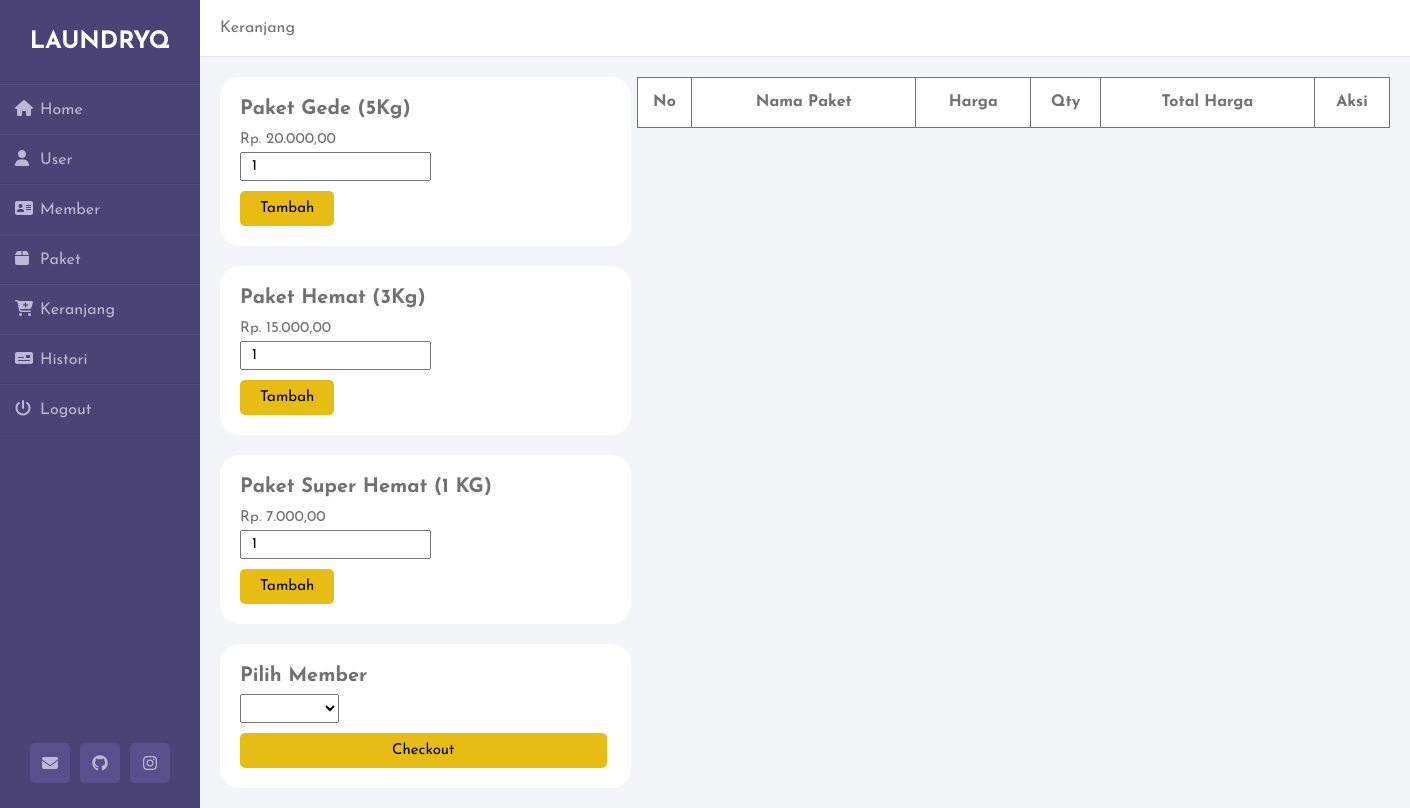
The app's page /keranjang.php (signed in) with its own data.
### tables this page shows
CREATE TABLE `paket` (
  `id_paket` int(11) NOT NULL,
  `nama_paket` varchar(100) NOT NULL,
  `harga` int(11) NOT NULL
);

### keranjang.php (the view, shortened to what this page needs)
<!DOCTYPE html>
<html lang="en">
<head>
    <link rel="stylesheet" href="css/keranjang.css">
</head>
<body>
    <?php
        include "header.php";
    ?>
    <div class="main_content">
        <div class="header">Keranjang</div>
        <div class="info">
        <table>
            <thead>
                <tr>
                    <th>No</th>
                    <th>Nama Paket</th>
                    <th>Harga</th>
                    <th>Qty</th>
                    <th>Total Harga</th>
                    <th>Aksi</th>
                </tr>
            </thead>
        </table>
            <?php
                include "koneksi.php";
                $qry_paket=mysqli_query($conn,"select * from paket");
                while($data_paket=mysqli_fetch_array($qry_paket)){?>
                <form action="masukkankeranjang.php" method="post">
                <div class="card">
                    <div class="card-body">
                        <h5 class="card-title"><?=$data_paket['nama_paket']?></h5>
                        <p class="card-text">
                            <?php
                                echo "Rp. ".number_format($data_paket['harga'], 2, ',', '.')."";
                            ?>
                        </p>
                        <input class = "jml" type="number" min = "1" value = "1" name = "jml_beli"><br>
                        <input class = "button" type="submit" value = "Tambah">
                    </div>
                </div>
                </form>
            <?php
                }
            ?>
        <div class="card">
            <div class="card-body">
                <h5 class="card-title">Pilih Member</h5>
                <div class="card-text">
                    <form action="checkout.php" method = "post">
                    <select name="nama" id="">
                    <option value=""></option>
                    <?php
                        include "koneksi.php";
                        $qry_member=mysqli_query($conn,"select * from member");
                        $no=0;
                        while($data_member=mysqli_fetch_array($qry_member)){
                        $no++;?>
                        <option value="<?=$data_member['id_member']?>"><?=$no?> - <?=$data_member['nama']?></option>
                    <?php
                        }
                    ?>
                    </select> <br>
                    <input class = "button_checkout" type="submit" value = "Checkout">
                    </form>
                </div>
            </div>
        </div>
        </div>
    </div>
</body>
</html>

### css/keranjang.css (style rules this page uses)
.main_content { width: 100%; margin-left: 200px; }
.main_content .header { padding: 20px; background: #fff; color: #717171; border-bottom: 1px solid #e0e4e8; }
.main_content .info { margin: 20px; color: #717171; line-height: 25px; }
.card { margin-bottom: 20px; background-color: #fff; padding: 20px; border-radius: 20px; width: 30%; }
.card .card-body .card-title { font-size: 20px; margin-bottom: 5px; }
.card .card-body .card-text { font-size: 15px; }
.card .button { font-size: 15px; padding: 10px 20px; text-align: center; background-color: #e6bc15; border: none; border-radius: 5px; }
table, th, td { border: 1px solid; border-collapse: collapse; text-align: center; }
table { width: 55%; float: right; margin-right: 200px; background-color: #fff; }
th, td { height: 50px; }
select { font-size: 15px; padding: 5px 7px; margin-bottom: 10px; }
.card .button_checkout { padding: 10px 20px; padding: 10px 41%; border-radius: 5px; background-color: #e6bc15; border: none; font-size: 15px; align-items: center; text-align: center; }
.card .jml { margin-bottom: 10px; font-size: 15px; padding: 5px 10px; }

### css/header.css (style rules this page uses)
* { margin: 0; padding: 0; box-sizing: border-box; list-style: none; text-decoration: none; font-family: 'Josefin Sans', sans-serif; }
body { background-color: #f3f5f9; }

### records on screen
paket: nama_paket "Paket Gede (5Kg)", harga "20.000,00"
paket: nama_paket "Paket Hemat (3Kg)", harga "15.000,00"
paket: nama_paket "Paket Super Hemat (1 KG)", harga "7.000,00"
